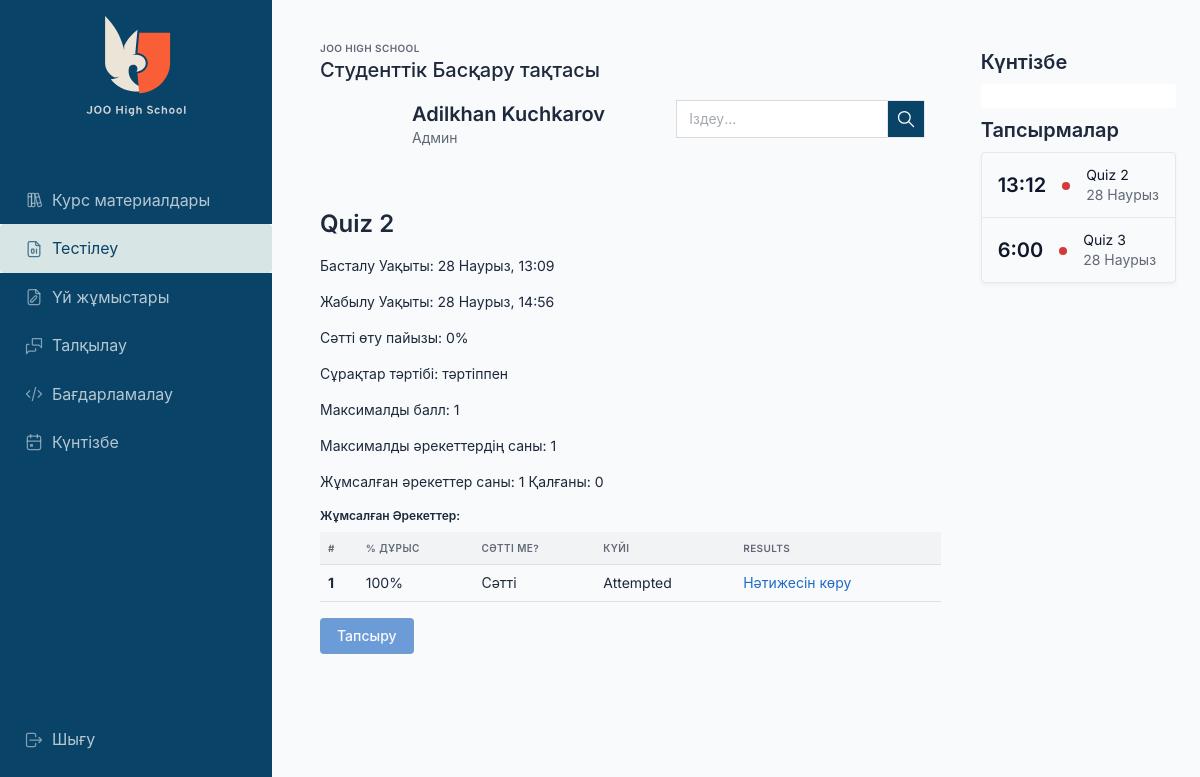
The page /quiz/quiz2/ (signed in) on the database its author committed.
### users/models.py (models this page shows, shortened)
class User(AbstractUser):
    username = None
    email = models.EmailField(unique=True, verbose_name=_("Email Address"))
    first_name = models.CharField(_("first name"), max_length=150, blank=False)
    last_name = models.CharField(_("last name"), max_length=150, blank=False)
    USERNAME_FIELD = 'email'
    REQUIRED_FIELDS = []
    objects = UserManager()

class Profile(models.Model):
    user = models.OneToOneField(get_user_model(), on_delete=models.CASCADE, related_name="profile")
    picture = models.ImageField(upload_to="uploads/", default="default/default-picture.jpg")

### quiz_apps/quiz/models.py (models this page shows, shortened)
class Quiz(models.Model):
    title = models.CharField(
        verbose_name=_("Title"),
        max_length=60, blank=False)
    description = models.TextField(
        verbose_name=_("Description"),
        blank=True, help_text=_("a description of the quiz"))
    url = models.SlugField(
        max_length=60, blank=False,
        help_text=_("a user friendly url"),
        verbose_name=_("user friendly url"))
    random_order = models.BooleanField(
        blank=False, default=False,
        verbose_name=_("Random Order"),
        help_text=_("Display the questions in "
                    "a random order or as they "
                    "are set?"))
    max_attempts = models.PositiveIntegerField(null=True, verbose_name=_("Allowed number of attempts"),
                                               default=1)
    pass_mark = models.SmallIntegerField(
        blank=True, default=0,
        verbose_name=_("Pass Mark"),
        help_text=_("Percentage required to pass exam."),
        validators=[MaxValueValidator(100)])
    success_text = models.TextField(
        blank=True, help_text=_("Displayed if user passes."),
        verbose_name=_("Success Text"))
    fail_text = models.TextField(
        verbose_name=_("Fail Text"),
        blank=True, help_text=_("Displayed if user fails."))
    draft = models.BooleanField(
        blank=True, default=False,
        verbose_name=_("Draft"),
        help_text=_(
            'If yes, the quiz is not displayed in the quiz list and can only be taken by users who can edit quizzes.'))
    start_time = models.DateTimeField()
    end_time = models.DateTimeField()
    duration = models.DurationField(default=timezone.timedelta(hours=2))
    class Meta:
        verbose_name = _('Quiz')
        verbose_name_plural = _('Quizzes')
    def get_max_scores(self):
        scores = self.questions.aggregate(Sum('score'))['score__sum']
        return scores

### quiz_apps/multiplechoice/models.py (models this page shows, shortened)
class Attempt(models.Model):
    class AttemptStatus(models.TextChoices):
        ATTEMPTED = "attempted", _("Attempted")
        ATTEMPTING = "attempting", _("Attempting")
        NOT_ATTEMPTED = "not", _("NotAttempted")
    user = models.ForeignKey(get_user_model(), on_delete=models.CASCADE, related_name="attempts")
    quiz = models.ForeignKey(Quiz, on_delete=models.CASCADE, related_name="attempts")
    found_questions = models.ManyToManyField(BaseQuestion, related_name="found_questions")
    is_passed = models.BooleanField(default=False)
    percentage = models.PositiveBigIntegerField(default=0)
    created_at = models.DateTimeField(auto_now_add=True)
    updated_at = models.DateTimeField(auto_now=True)
    status = models.CharField(max_length=20, choices=AttemptStatus.choices, default=AttemptStatus.NOT_ATTEMPTED)
    completed_at = models.DateTimeField(null=True, blank=True)

### calendarapp/models/event.py (models this page shows, shortened)
class Event(EventAbstract):
    title = models.CharField(max_length=200, unique=True)
    description = models.TextField(null=True, blank=True)
    start_time = models.DateTimeField()
    end_time = models.DateTimeField(null=True, blank=True)
    url = models.CharField(max_length=256, blank=True, null=True)
    objects = EventManager()

### quiz_apps/quiz/views.py (the view)
# urls.py: path('<slug:url>/', quiz_detail, name="quiz_detail"),
@login_required
def quiz_detail(request, url):
    quiz = get_object_or_404(Quiz, url=url)
    attempts = Attempt.objects.filter(quiz=quiz, user=request.user)
    can_attempt = check_attempts(quiz, request.user)
    return render(request, "quiz/quiz_detail.html", {
        "quiz": quiz,
        "available_attempts": quiz.max_attempts - attempts.count(),
        "can_attempt": can_attempt,
        "attempts": attempts
    })

### calendarapp/models/event.py (called while the page is built)
    def get_all_events(self):
        events = Event.objects.filter(is_active=True, is_deleted=False)
        return events

    def get_running_events(self):
        running_events = Event.objects.filter(
            is_active=True,
            is_deleted=False,
            end_time__gte=datetime.now().date(),
        ).order_by("start_time")
        return running_events

### diploma_backend/context_processors.py (called while the page is built, shortened)
def all_events(request):
    events = Event.objects.get_all_events()
    running_events = Event.objects.get_running_events()
    event_list = []
    for event in events:
        if not event.start_time:
            event_list.append({
                "title": event.title,
                "end": event.end_time.strftime("%Y-%m-%dT%H:%M:%S"),
                "url": event.url,
            })
        elif event.url:
            event_list.append({
                "title": event.title,
                "start": event.start_time.strftime("%Y-%m-%dT%H:%M:%S"),
                "end": event.end_time.strftime("%Y-%m-%dT%H:%M:%S"),
                "url": event.url,
            })
    return {"all_events": event_list, "events_obj": events, 'running_events': running_events}

### quiz_apps/quiz/templatetags/quiz_tags.py (called while the page is built)
@register.filter(name='has_group')
def has_group(user, group_name):
    return user.groups.filter(name=group_name).exists()

### quiz_apps/quiz/utils.py (called while the page is built)
def check_attempts(quiz, user):
    if Attempt.objects.filter(quiz=quiz, user=user, status=Attempt.AttemptStatus.ATTEMPTING).exists():
        attempt = Attempt.objects.filter(quiz=quiz, user=user, status=Attempt.AttemptStatus.ATTEMPTING).last()
        remaining_time = attempt.created_at + quiz.duration - timezone.now()
        if remaining_time.total_seconds() < 1:
            attempt.status = Attempt.AttemptStatus.ATTEMPTED
            attempt.save()
    return (quiz.start_time <= timezone.now() <= quiz.end_time) and \
        Attempt.objects.filter(quiz=quiz, user=user, status=Attempt.AttemptStatus.ATTEMPTED).count() < quiz.max_attempts

### templates/quiz/quiz_detail.html (shortened to what this page needs)
{% extends 'base/content.html' %}
{% load humanize %}
{% block body %}
    <h1>{{ quiz.title }}</h1>
    <p>Басталу Уақыты: {{ quiz.start_time|date:"d F, H:i" }}</p>
    <p>Жабылу Уақыты: {{ quiz.end_time|date:"d F, H:i" }}</p>
    <p>Сәтті өту пайызы: {{ quiz.pass_mark }}%</p>
    <p>Сұрақтар тәртібі: {% if quiz.random_order %}рандомды {% else %}тәртіппен{% endif %}</p>
    <p>Максималды балл: {{ quiz.get_max_scores }}</p>
    <p>Максималды әрекеттердің саны: {{ quiz.max_attempts }}</p>
    {% widthratio quiz.attempts.count 1 -1 as opposite %}
    <p>Жұмсалған әрекеттер саны: {{ quiz.attempts.count }} Қалғаны: {{ quiz.max_attempts|add:opposite }}</p>
    {% if attempts %}
        <h5>Жұмсалған Әрекеттер:</h5>
        <table class="table">
            <thead>
            <tr>
                <th scope="col">#</th>
                <th scope="col">% Дұрыс</th>
                <th scope="col">Сәтті ме?</th>
                <th scope="col">Күйі</th>
                <th scope="col">Results</th>
            </tr>
            </thead>
            <tbody>
            {% for attempt in attempts.all %}
                <tr>
                    <th scope="row">{{ forloop.counter }}</th>
                    <td>{% if attempt.status == 'attempted' %}
                        {{ attempt.percentage }}%
                    {% else %}
                        Submit to view results for this attempt
                    {% endif %}</td>
                    <td>{% if attempt.status == 'attempted' %}
                        {{ attempt.is_passed|yesno:"Сәтті, Сәтсіз" }}
                    {% else %}
                        Submit to view results for this attempt
                    {% endif %}</td>
                    <td>{{ attempt.get_status_display }}</td>
                    <td>{% if attempt.status == 'attempted' %}
                        <a href="{% url 'quiz:results' quiz.url attempt.id %}">Нәтижесін көру</a>
                    {% else %}
                        <a href="{% url 'quiz:attempt' quiz.url %}">Жалғастыру</a>
                    {% endif %} </td>
                </tr>
            {% endfor %}
            </tbody>
        </table>
    {% endif %}
    {% if can_attempt %}
        <a class="btn btn-primary"
           href="{% url 'quiz:attempt' quiz.url %}">Тапсыру</a>
    {% else %}
        <a tabindex="-1" aria-disabled="true" role="button" data-bs-toggle="button" class="btn btn-primary disabled"
           href="{% url 'quiz:attempt' quiz.url %}">Тапсыру</a>
    {% endif %}
{% endblock %}

### templates/base/content.html (shortened to what this page needs)
{% extends 'base/base.html' %}
{% load static %}
{% load humanize %}
{% load quiz_tags %}
{% block content %}
    <div class="wrapper">
        <aside class="navbar navbar-vertical navbar-expand-lg navbar-dark">
            <div class="container-fluid">
                <h1 class="navbar-brand navbar-brand-autodark">
                    <a href="/">
                        <img src="{% static 'images/logo-light.svg' %}" width="110" height="110" alt="Tabler"
                             class="navbar-brand-image">
                    </a>
                </h1>
                {% include 'base/sidebar.html' %}
            </div>
        </aside>
        <div class="page-wrapper">
            <div class="page-body">
                <div class="container-fluid">
                    <div class="row">
                        <div class="col px-4">
                            <div class="page-header d-print-none">
                                <div class="row align-items-center">
                                    <div class="col">
                                        <div class="page-pretitle">
                                            Joo high school
                                        </div>
                                        <h2 class="page-title">
                                            Студенттік Басқару тақтасы
                                        </h2>
                                    </div>
                                </div>
                            </div>
                            <div class="col">
                                <div class="">
                                    <div class="card-body">
                                        <div class="row g-3 align-items-start">
                                            <div class="col-auto">
                                                <span class="avatar avatar-md avatar-rounded bg-cyan"
                                                      style="background: url('{{ user.profile.picture.url }}') no-repeat center; background-size: cover;"></span>
                                            </div>
                                            <div class="col">
                                                <h2 class="m-0">
                                                    <a href="{% url 'users:profile' user.profile.id %}">{{ user.first_name }} {{ user.last_name }}</a>
                                                </h2>
                                                <div class="text-muted">
                                                    {% if request.user|has_group:"Moderators" %}
                                                    {% elif request.user|has_group:"Students" %}
                                                        Оқушы
                                                    {% elif request.user|has_group:"Teachers" %}
                                                        Мұғалім
                                                    {% else %}
                                                        Админ
                                                    {% endif %}
                                                </div>
                                            </div>
                                            <div class="col">
                                                <div class="input-group mb-2 search-bar">
                                                    <input type="text" class="form-control" placeholder="Іздеу...">
                                                    <a class="btn p-2">
                                                    </a>
                                                </div>
                                            </div>
                                        </div>
                                    </div>
                                </div>
                            </div>
                            <div class="col mt-4">
                                {% block body %}
                                {% endblock %}
                            </div>
                        </div>
                        <div class="col-auto right-sidebar d-none d-md-block">
                            <h2>Күнтізбе</h2>
                            <div class="d-flex align-items-center justify-content-end">
                                <div class="w-100 vanilla-calendar" id="calendar-kz-lang">
                                </div>
                            </div>
                            <h2 class="mt-2">Тапсырмалар</h2>
                            <div class="card tasks">
                                {% for event in running_events %}
                                    <div class="list-group-item">
                                        <div class="row align-items-center">
                                            <div class="col-auto">
                                                <h2 class="text-reset mb-0">{{ event.end_time|date:"G:i" }}</h2>
                                            </div>
                                            <div class="col-auto"><span class="badge bg-red"></span></div>
                                            <div class="col text-truncate">
                                                <a href="{% if event.url %}{{ event.url }}{% else %}#{% endif %}"
                                                   class="text-reset d-block">{{ event.title }}</a>
                                                <div class="d-block text-muted text-truncate mt-n1">{{ event.end_time|date:"d F" }}</div>
                                            </div>
                                        </div>
                                    </div>
                                {% endfor %}
                            </div>
                        </div>
                    </div>
                </div>
            </div>
        </div>
    </div>
{% endblock %}

### static/calender/main.css (style rules this page uses)
:root { --fc-daygrid-event-dot-width: 8px; }
:root { --fc-list-event-dot-width: 10px; --fc-list-event-hover-bg-color: #f5f5f5; }

### static/css/core.css (style rules this page uses)
.navbar-brand-image { height: auto; }
.navbar-dark { --navbar-bg-color: #0a4368; background: var(--navbar-bg-color); }
@media (min-width: 992px) { .navbar-vertical.navbar-expand-lg { width: 17rem; } }
@media (min-width: 992px) { .navbar-expand-lg.navbar-vertical ~ .navbar, .navbar-expand-lg.navbar-vertical ~ .page-wrapper { margin-left: 17rem; } }
.right-sidebar { margin-top: 1.75rem; }
.card.tasks { border: 0; }
.tasks { background-color: transparent; }
.search-bar > input, .search-bar > a { border-radius: 0; }
.search-bar > a { background-color: #0a4368; }

### rows shown on the page
User: first_name "Adilkhan", last_name "Kuchkarov"
Quiz: title "Quiz 2", start_time "28 Наурыз, 13:09", end_time "28 Наурыз, 14:56", pass_mark "0", get_max_scores "1", max_attempts "1", attempts.count "1", max_attempts|add "0"
Attempt: percentage "100", is_passed "Сәтті", status "Attempted", shows "Нәтижесін көру"
Event: end_time "13:12", title "Quiz 2", end_time "28 Наурыз"
Event: end_time "6:00", title "Quiz 3", end_time "28 Наурыз"
